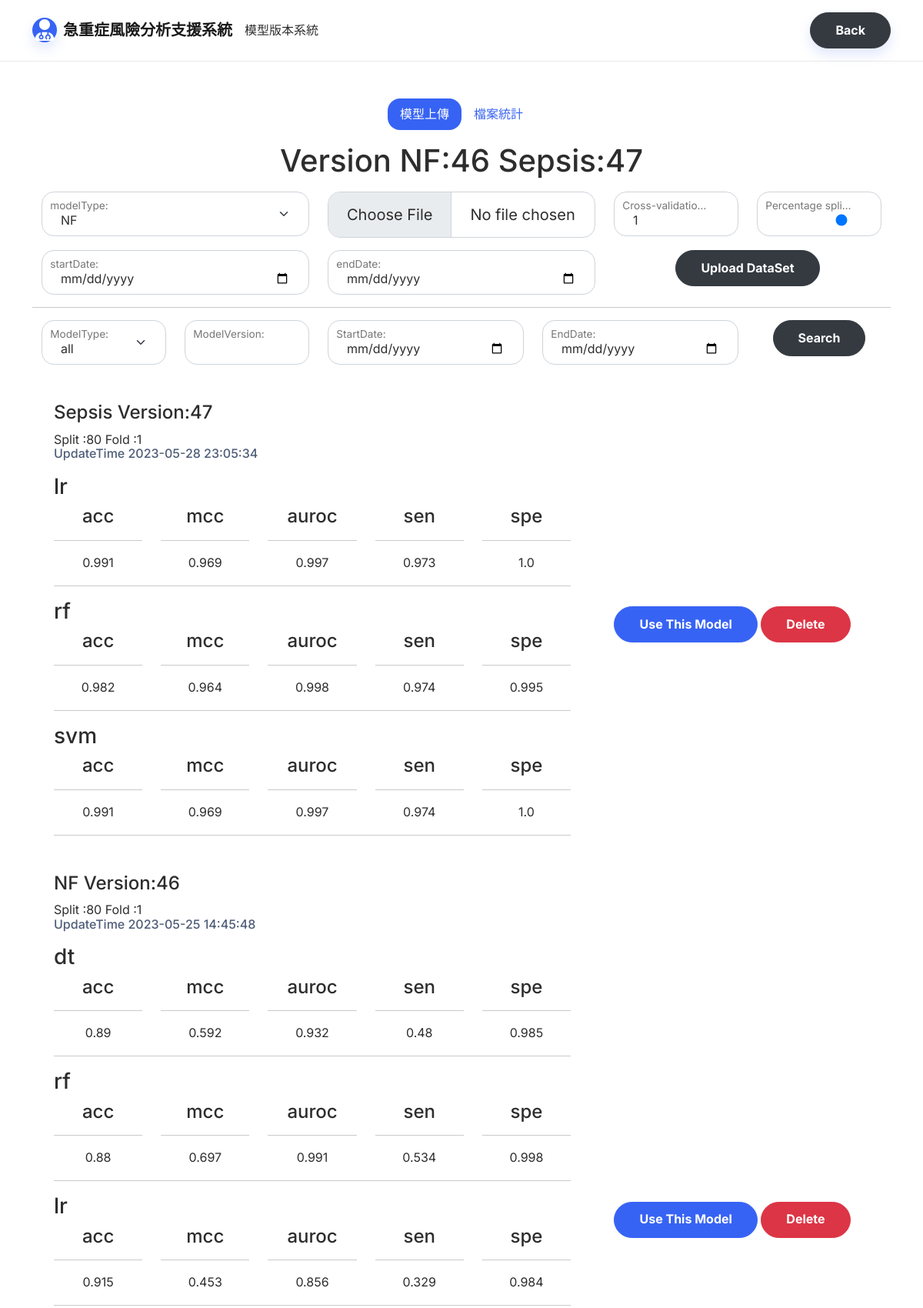
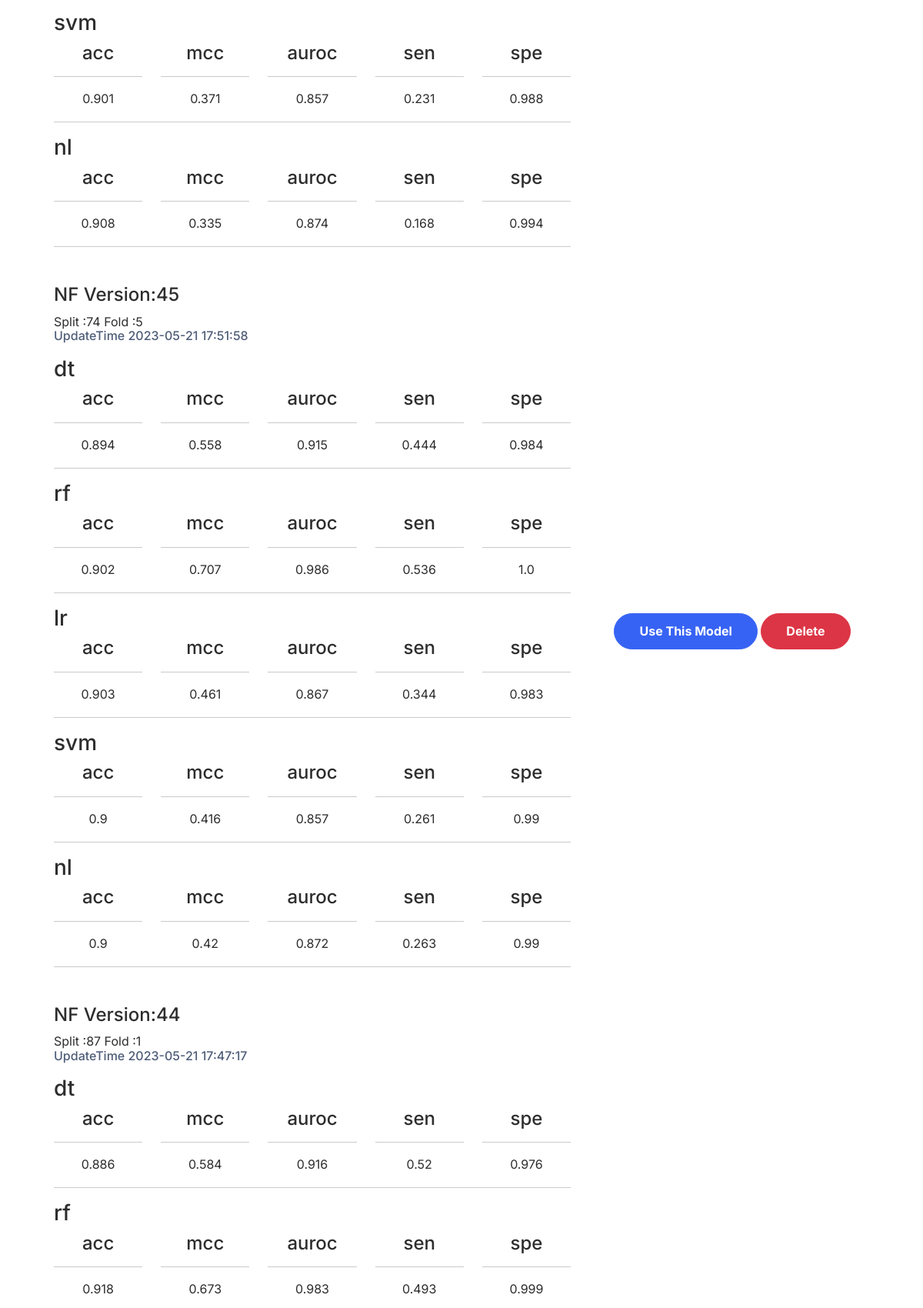
The page /model (upper part) on the database its author committed (2 pictures, top to bottom).
### tables this page shows
CREATE TABLE "nowUseModel" (
	"id"	INTEGER,
	"modelVersionNF"	INTEGER,
	"modelVersionSepsis"	INTEGER,
	"updateDate"	TEXT,
	PRIMARY KEY("id" AUTOINCREMENT)
);

CREATE TABLE "model" (
	"modelVersion"	INTEGER,
	"startDate"	TEXT,
	"endDate"	TEXT,
	"updateDate"	TEXT,
	"datasetName"	TEXT,
	"type"	TEXT NOT NULL DEFAULT 'NF',
	"fold"	INTEGER DEFAULT 1,
	"split"	INTEGER DEFAULT 90,
	PRIMARY KEY("modelVersion" AUTOINCREMENT)
);

### modelManage.py (the view)
@modelManger.route('/model',methods=['GET'])
def queryModel():
    startDate = request.args.get('startDate')
    endDate = request.args.get('endDate')
    modelVersion = request.args.get('modelVersion')
    modelType= request.args.get('type')
    queryString="select * from model M left join modelEfficacy ME on M.modelVersion=ME.modelVersion where 1=1 "
    if startDate:
        queryString+=" and startDate=\""+startDate+"\""
    if endDate:
        queryString+=" and endDate=\""+endDate+"\""
    if modelVersion:
        queryString+=" and M.modelVersion="+modelVersion
    if modelType:
        queryString+=" and type=\""+modelType+"\""
    queryString+=" order by M.modelVersion desc"
    print(queryString)
    data=getData(queryString).fetchall()
    json_list=[]
    for i in data:
        if(i[9]!=None):
            json_list.append(json.loads(i[9]))
        else:
            json_list.append(None)
    return render_template("model.html",models=data,nowUse=getNowUseModel(),modelEfficacy=json_list)

### modelManage.py (called while the page is built)
def getData(strSQL):
    conn = sqlite3.connect(dbfile)
    rows = conn.execute(strSQL)
    return rows

def getNowUseModel():
    conn= sqlite3.connect(dbfile)
    cursor = conn.cursor()
    cursor.execute("SELECT * FROM nowUseModel order by id desc limit 1")
    return cursor.fetchone()

### templates/model.html (shortened to what this page needs)
<!DOCTYPE html>
<html lang="en">
<head>
    <link rel="stylesheet" href="static/assets/bootstrap/css/bootstrap.min.css">
    <link rel="stylesheet" href="static/CSS/load-others.css">
</head>
<body>
    <nav class="navbar navbar-light navbar-expand-md sticky-top navbar-shrink py-3" id="mainNav">
        <div class="container"><a class="navbar-brand d-flex align-items-center" href="/"><span
                    class="bs-icon-sm bs-icon-circle bs-icon-primary shadow d-flex justify-content-center align-items-center me-2 bs-icon"></span><span>急重症風險分析支援系統</span></a>
            模型版本系統
            <div class="collapse navbar-collapse" id="navcol-1">
                <ul class="navbar-nav mx-auto"></ul><a class="btn btn-dark text-start shadow" role="button"
                    href="/patientlist">Back</a>
            </div>
        </div>
    </nav>
    <section class="text-center py-5">
        <div class="container ">
            <div class="row " style="margin: auto;">
                <div class="col mb-3">
                    <ul class="nav nav-pills d-flex justify-content-center">
                        <li class="nav-item">
                            <button class="nav-link active" id="page1-click" aria-current="page">模型上傳</button>
                        </li>
                        <li class="nav-item">
                            <button class="nav-link" id="page2-click">檔案統計</button>
                        </li>
                    </ul>
                </div>
                <h1 class="mb-3">Version NF:{{nowUse[1]}} Sepsis:{{nowUse[2]}}</h1>
                <form action="/model" method="POST" enctype="multipart/form-data">
                    <div class="row">
                        <div class="form-floating col-md-4 mb-3">
                            <select class="form-select" name="type" id="type">
                                <option value="NF" selected="">NF</option>
                            </select>
                            <label class="form-label" for="type">
                            </label>
                        </div>
                        <div class=" col-md-4 mb-3">
                            <input id='file' class='form-control form-control-lg' type="file" name="file">
                        </div>
                        <div class="form-floating col-md-2 mb-3">
                            <input id="fold" class="form-control" type="number" value="1" min="1" name="fold">
                            <label class="form-label" for="fold">
                            </label>
                        </div>
                        <div class="form-floating col-md-2 mb-3">
                            <input id="split" class="form-control" type="range" value="80" min="0" max="100"
                                name="split">
                            <label class="form-label" for="split" id="split-value">
                            </label>
                        </div>
                        <div class="form-floating col-md-4 mb-3">
                            <input id="startDate" class="form-control" type="date" name="startDate">
                            <label class="form-label" for="startDate ">
                            </label>
                        </div>
                        <div class="form-floating col-md-4 mb-3">
                            <input id="endDate" class="form-control" type="date" name="endDate">
                            <label class="form-label" for="endDate">endDate:</label>
                        </div>
                        <div class="col-md-4 mb-3">
                            <button class="btn btn-dark btn-md" type="submit" id="submit">Upload DataSet</button>
                        </div>
                    </div>
                </form>
                <hr>
                <form class="page1 mb-3 " action="/model" method="GET">
                    <div class="row" style="text-align: center;">
                        <div class="col-md-2 form-floating mb-3">
                            <select id="modelTypeQ" class=" form-select " name="typeQ">
                                <option value="" selected="">all</option>
                            </select>
                            <label class="form-label" for="modelType-q">
                            </label>
                        </div>
                        <div class="col-md-2 form-floating mb-3">
                            <input class="form-control" type="text" style="text-align: justify;" name="modelVersionQ"
                                id="modelVersionQ">
                            <label class="form-label" for="modelVersion-q">
                            </label>
                        </div>
                        <div class="col-md-3 form-floating mb-3">
                            <input class="form-control" type="date" name="startDateQ" id="startDateQ">
                            <label class="form-label" for="startDate-q">StartDate:</label>
                        </div>
                        <div class="col-md-3 form-floating mb-3">
                            <input class="form-control" type="date" name="endDateQ" id="endDateQ">
                            <label class="form-label" for="endDat-qe">EndDate:</label>
                        </div>
                        <div class="col mb-2">
                            <button class="btn btn-dark btn-md  queryModel" type="button">Search</button>
                        </div>
                    </div>
                </form>
                {% for model in models %}
                <div class="row text-start justify-content-center  align-items-center page1">
                    <div class="col-8 col-md-8 col-lg-8 text-start">
                        <div class="card">
                            <div class="card-body">
                                <h4 class="card-title">{{model[5]}} Version:{{model[0]}} </h4>
                                Split :{{model[7]}} Fold :{{model[6]}}
                                <h6 class="text-muted card-subtitle mb-2">UpdateTime {{model[3]}}</h6>
                                <p class="card-text">
                                    {% if modelEfficacy[loop.index0] != None %}
                                    {% for key,value in modelEfficacy[loop.index0].items() %}
                                    {% if value!=None %}
                                <div class="row " >
                                    <div class="row "><h3>{{key}}</h3></div>
                                    {% for inKey,inValue in value.items()%}
                                    <div class="col text-center">
                                        <div class="col"><h4>{{inKey}}</h4></div>
                                        <hr>
                                        <div class="col">{{inValue|round(3)}}</div>
                                    </div>
                                    {% endfor %}
                                </div>
                                <hr>
                                {% endif %}
                                {% endfor %}
                                {% endif %}
                                </p>
                            </div>
                        </div>
                    </div>
                    <div class="col-sm-4 text-center">
                        <button class="btn btn-primary selectModel {{model[5]}}" id='{{model[0]}}' type="button">Use
                            This Model</button>
                        <button class="btn btn-danger deleteModel {{model[5]}}" id="{{model[0]}}"
                            type="button">Delete</button>
                    </div>
                </div>
                {% endfor %}
            </div>
        </div>
    </section>
</body>
</html>

### rows shown on the page
nowUseModel: modelVersionNF "46", modelVersionSepsis "47"
model: type "Sepsis", modelVersion "47", split "80", fold "1", updateDate "2023-05-28 23:05:34", index0 "lr" "rf" "svm", value "acc" "mcc" "auroc" "sen" "spe" "acc" "mcc" "auroc" "sen" "spe" "acc" "mcc" "auroc" "sen" "spe", value "0.991" "0.969" "0.997" "0.973" "1.0" "0.982" "0.964" "0.998" "0.974" "0.995" "0.991" "0.969" "0.997" "0.974" "1.0"
model: type "NF", modelVersion "46", split "80", fold "1", updateDate "2023-05-25 14:45:48", index0 "dt" "rf" "lr" "svm" "nl", value "acc" "mcc" "auroc" "sen" "spe" "acc" "mcc" "auroc" "sen" "spe" "acc" "mcc" "auroc" "sen" "spe" "acc" "mcc" "auroc" "sen" "spe" "acc" "mcc" "auroc" "sen" "spe", value "0.89" "0.592" "0.932" "0.48" "0.985" "0.88" "0.697" "0.991" "0.534" "0.998" "0.915" "0.453" "0.856" "0.329" "0.984" "0.901" "0.371" "0.857" "0.231" "0.988" "0.908" "0.335" "0.874" "0.168" "0.994"
model: type "NF", modelVersion "45", split "74", fold "5", updateDate "2023-05-21 17:51:58", index0 "dt" "rf" "lr" "svm" "nl", value "acc" "mcc" "auroc" "sen" "spe" "acc" "mcc" "auroc" "sen" "spe" "acc" "mcc" "auroc" "sen" "spe" "acc" "mcc" "auroc" "sen" "spe" "acc" "mcc" "auroc" "sen" "spe", value "0.894" "0.558" "0.915" "0.444" "0.984" "0.902" "0.707" "0.986" "0.536" "1.0" "0.903" "0.461" "0.867" "0.344" "0.983" "0.9" "0.416" "0.857" "0.261" "0.99" "0.9" "0.42" "0.872" "0.263" "0.99"
model: type "NF", modelVersion "44", split "87", fold "1", updateDate "2023-05-21 17:47:17", index0 "dt" "rf", value "acc" "mcc" "auroc" "sen" "spe" "acc" "mcc" "auroc" "sen" "spe", value "0.886" "0.584" "0.916" "0.52" "0.976" "0.918" "0.673" "0.983" "0.493" "0.999"
